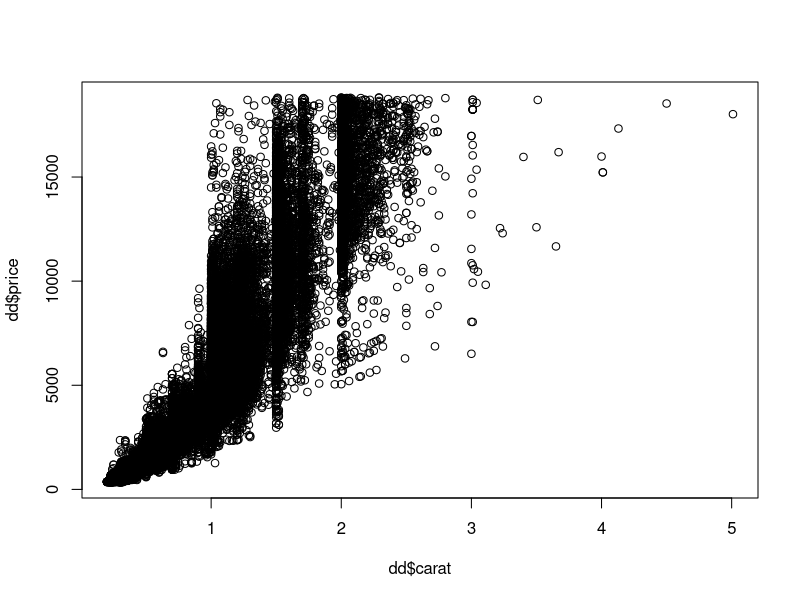

This chart was generated by the following R code:
library('tidyverse')
library('ggplot2')
data('diamonds')
dd <- diamonds
plot(dd$carat,dd$price)

vector <- seq(1,20,2)

vector * vector
